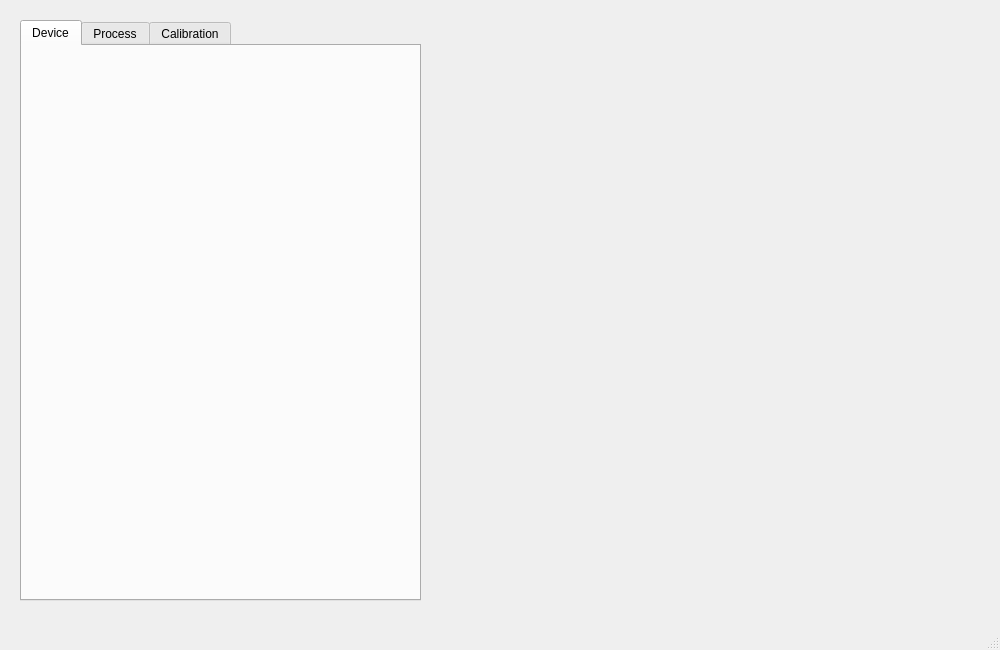
<?xml version="1.0" encoding="UTF-8"?>
<ui version="4.0">
 <class>MainWindow</class>
 <widget class="QMainWindow" name="MainWindow">
  <property name="geometry">
   <rect>
    <x>0</x>
    <y>0</y>
    <width>1000</width>
    <height>650</height>
   </rect>
  </property>
  <property name="windowTitle">
   <string>MainWindow</string>
  </property>
  <widget class="QWidget" name="centralwidget">
   <widget class="Ui_image_widget" name="image_widget" native="true">
    <property name="geometry">
     <rect>
      <x>440</x>
      <y>20</y>
      <width>541</width>
      <height>581</height>
     </rect>
    </property>
   </widget>
   <widget class="QTabWidget" name="tabWidget">
    <property name="geometry">
     <rect>
      <x>20</x>
      <y>20</y>
      <width>401</width>
      <height>581</height>
     </rect>
    </property>
    <property name="currentIndex">
     <number>0</number>
    </property>
    <widget class="Ui_device_tab" name="tab1">
     <attribute name="title">
      <string>Device</string>
     </attribute>
    </widget>
    <widget class="QWidget" name="tab2">
     <attribute name="title">
      <string>Process</string>
     </attribute>
    </widget>
    <widget class="Ui_calibration_tab" name="tab3">
     <attribute name="title">
      <string>Calibration</string>
     </attribute>
    </widget>
   </widget>
   <widget class="QLabel" name="messageBox">
    <property name="geometry">
     <rect>
      <x>30</x>
      <y>610</y>
      <width>951</width>
      <height>20</height>
     </rect>
    </property>
    <property name="font">
     <font>
      <pointsize>11</pointsize>
     </font>
    </property>
    <property name="text">
     <string/>
    </property>
   </widget>
  </widget>
  <widget class="QMenuBar" name="menubar">
   <property name="geometry">
    <rect>
     <x>0</x>
     <y>0</y>
     <width>1000</width>
     <height>25</height>
    </rect>
   </property>
  </widget>
  <widget class="QStatusBar" name="statusbar"/>
 </widget>
 <customwidgets>
  <customwidget>
   <class>Ui_image_widget</class>
   <extends>QWidget</extends>
   <header>ui_image_widget</header>
   <container>1</container>
  </customwidget>
  <customwidget>
   <class>Ui_device_tab</class>
   <extends>QWidget</extends>
   <header>ui_device_tab</header>
   <container>1</container>
  </customwidget>
  <customwidget>
   <class>Ui_calibration_tab</class>
   <extends>QWidget</extends>
   <header>ui_calibration_tab</header>
   <container>1</container>
  </customwidget>
 </customwidgets>
 <resources/>
 <connections/>
</ui>
